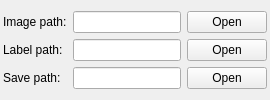
                         <widget class="QWidget" name="mask_widget" native="true">
                          <layout class="QVBoxLayout" name="verticalLayout_31">
                           <property name="leftMargin">
                            <number>3</number>
                           </property>
                           <property name="topMargin">
                            <number>3</number>
                           </property>
                           <property name="rightMargin">
                            <number>3</number>
                           </property>
                           <property name="bottomMargin">
                            <number>3</number>
                           </property>
                           <item>
                            <layout class="QGridLayout" name="gridLayout_3">
                             <property name="topMargin">
                              <number>0</number>
                             </property>
                             <item row="0" column="0">
                              <widget class="QLabel" name="making_image_label">
                               <property name="text">
                                <string>Image path:</string>
                               </property>
                               <property name="alignment">
                                <set>Qt::AlignLeading|Qt::AlignLeft|Qt::AlignVCenter</set>
                               </property>
                              </widget>
                             </item>
                             <item row="1" column="1">
                              <widget class="QLineEdit" name="making_swc_lineEdit"/>
                             </item>
                             <item row="0" column="1">
                              <widget class="QLineEdit" name="making_image_lineEdit">
                               <property name="text">
                                <string/>
                               </property>
                              </widget>
                             </item>
                             <item row="0" column="2">
                              <widget class="QPushButton" name="making_image_Button">
                               <property name="text">
                                <string>Open</string>
                               </property>
                              </widget>
                             </item>
                             <item row="1" column="0">
                              <widget class="QLabel" name="label_21">
                               <property name="text">
                                <string>Label path:</string>
                               </property>
                              </widget>
                             </item>
                             <item row="1" column="2">
                              <widget class="QPushButton" name="making_swc_Button">
                               <property name="text">
                                <string>Open</string>
                               </property>
                              </widget>
                             </item>
                             <item row="2" column="0">
                              <widget class="QLabel" name="label_22">
                               <property name="text">
                                <string>Save path:</string>
                               </property>
                              </widget>
                             </item>
                             <item row="2" column="1">
                              <widget class="QLineEdit" name="making_cfg_lineEdit">
                               <property name="readOnly">
                                <bool>true</bool>
                               </property>
                              </widget>
                             </item>
                             <item row="2" column="2">
                              <widget class="QPushButton" name="making_cfg_Button">
                               <property name="text">
                                <string>Open</string>
                               </property>
                              </widget>
                             </item>
                            </layout>
                           </item>
                          </layout>
                         </widget>
